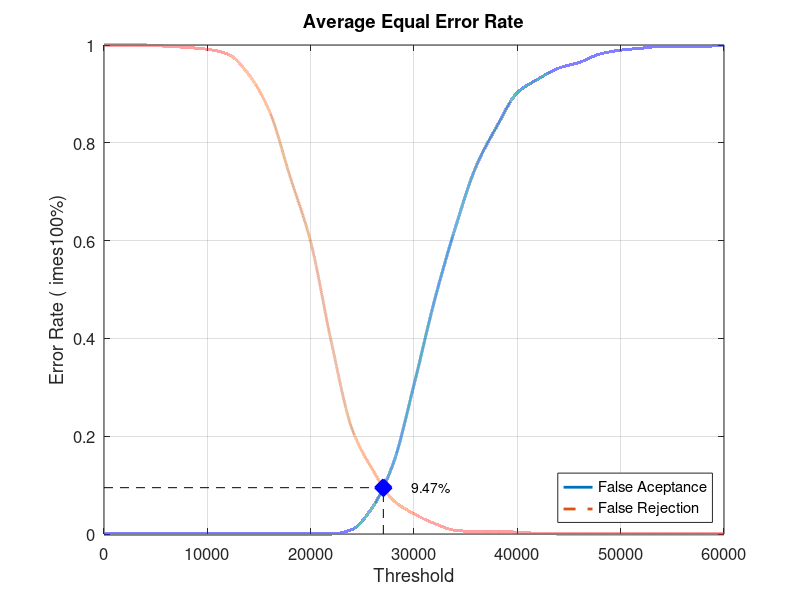
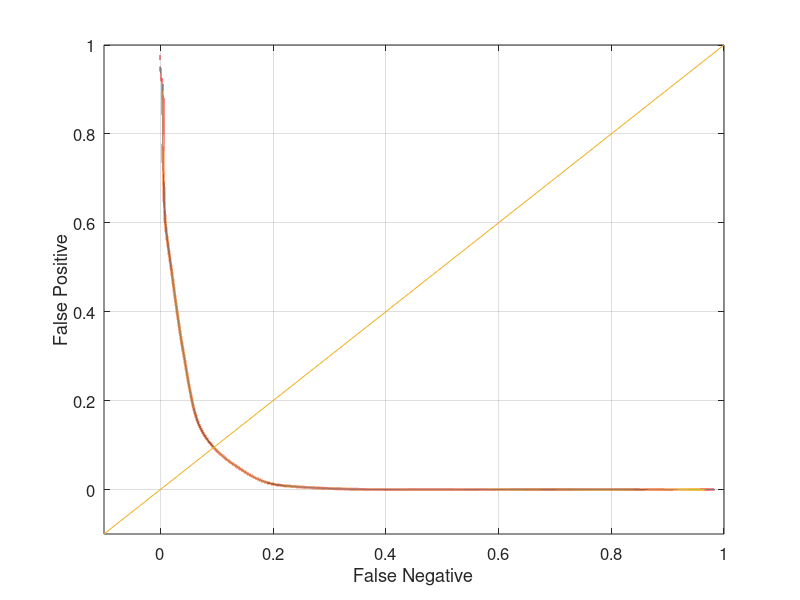

Write the MATLAB code that produced these figures, in order.
close all;
clear;
clc;
x = 0:2000:60000;
xq = 0:0.5:60000;

y0 = [0 0 0 0 0 0 0 0 0 0 0 0 0.00921053 0.0552632 0.144737 0.305263 0.478947 0.626316 0.751316 0.832895 0.902632 0.930263 0.952632 0.964474 0.981579 0.989474 0.993421 0.997368 0.997368 0.997368 1]
yy0 = interp1(x, y0, xq, 'pchip');
y1 = [1 1 1 0.9975 0.995 0.99125 0.98125 0.94 0.865 0.73125 0.5975 0.3925 0.215 0.13125 0.06875 0.04125 0.02125 0.0075 0.005 0.005 0.00375 0.00125 0 0 0 0 0 0 0 0 0]
yy1 = interp1(x, y1, xq, 'pchip');

% Calculating EER: 
y2 = abs(y0 - y1);
find(y2 == min(y2))
yy2 = abs(yy0 - yy1);
xEER = find(yy2 == min(yy2));
xEERIndex = xq(xEER) % X-axis EER
yEER = yy0(xEER) % Y-axis EER

main = figure
plot(xq, yy0,'-','LineWidth', 2);	hold on
plot(xq, yy1,'--','LineWidth', 2);	hold on
plot([xEERIndex xEERIndex], [0 yEER], 'k--');	hold on
plot([0 xEERIndex], [yEER yEER], 'k--');	hold on
plot(xEERIndex, yEER, 'bx', 'LineWidth', 10);	hold on
text(xEERIndex + 10 * xEERIndex / 100, yEER, [num2str(round((10000 * yEER)) / 100) '%'])
legend('False Aceptance', 'False Rejection', 'Location', 'SouthEast')
xlabel('Threshold')
ylabel('Error Rate (	imes100%)')
title('Average Equal Error Rate')
set(gca, 'FontSize', 12)
axis([0 60000 0 1])
grid on

print(main, 'Experiment4AverageMain', '-dpng');
FNRxFPR = figure('Color', [1 1 1]);
plot(yy1, yy0, '-', yy1, yy0, 'LineWidth', 2);
hold on
y = -0.1:0.1:1
plot(y, y); 
set(gca, 'FontSize', 12)
xlabel('False Negative')
ylabel('False Positive')
axis([-0.1 1 -0.1 1])
set(gca, 'FontSize', 12)
grid on

print(FNRxFPR, 'Experiment4AverageFNRxFPR','-dpng');
